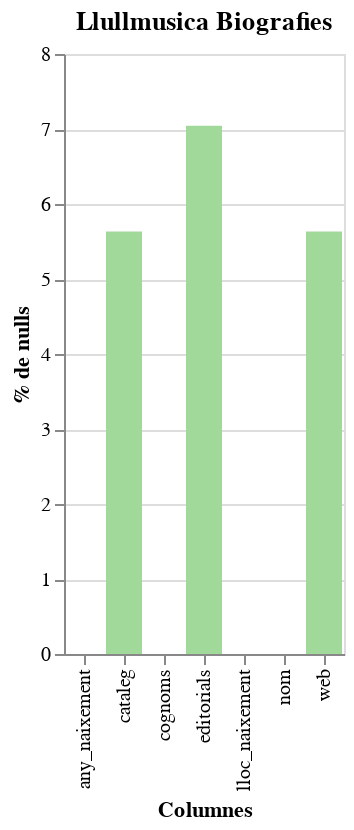

The notebook cell this image was saved under:
### Code cell
grafic('/llullmusica_biografies.txt',['altres','facebook', 'linkedin', 'myspace', 'twitter', 'youtube','email', 'reference'], 'Llullmusica Biografies')

### Figure 1 — Vega-Lite specification as saved in the notebook (floating-point values rounded to 4 significant figures)
{"config": {"view": {"continuousWidth": 400, "continuousHeight": 300}}, "data": {"name": "data-c2f9e00bac8bfd1b728a9c7d516235ed"}, "mark": {"type": "bar", "color": "#a1d99b"}, "encoding": {"x": {"field": "Column", "title": "Columnes", "type": "nominal"}, "y": {"field": "Null Count", "title": "% de nulls", "type": "quantitative"}}, "title": "Llullmusica Biografies", "$schema": "https://vega.github.io/schema/vega-lite/v4.17.0.json", "datasets": {"data-c2f9e00bac8bfd1b728a9c7d516235ed": [{"Column": "nom", "Null Count": 0.0}, {"Column": "cognoms", "Null Count": 0.0}, {"Column": "lloc_naixement", "Null Count": 0.0}, {"Column": "web", "Null Count": 5.634}, {"Column": "cataleg", "Null Count": 5.634}, {"Column": "any_naixement", "Null Count": 0.0}, {"Column": "editorials", "Null Count": 7.042}]}}
